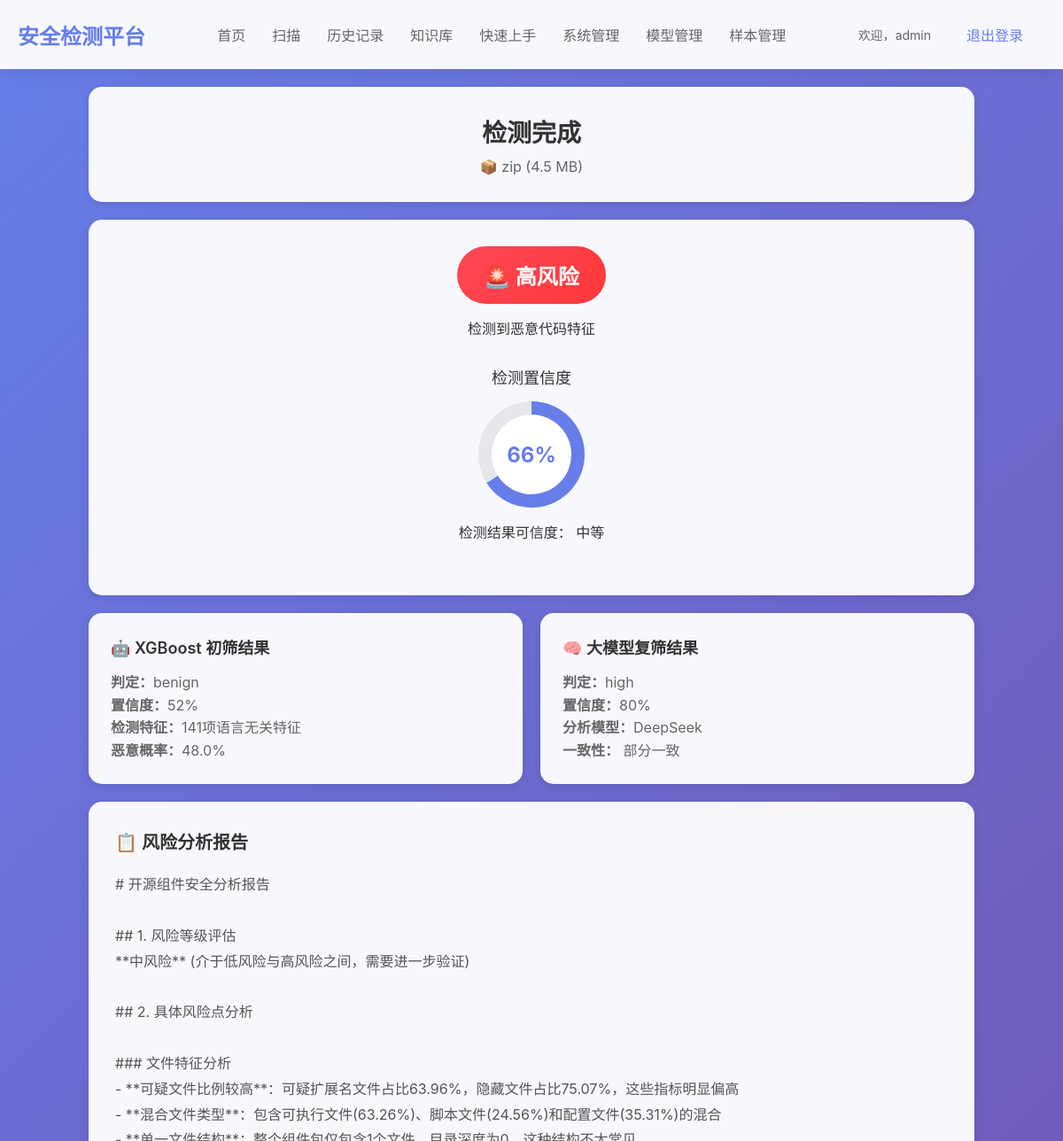
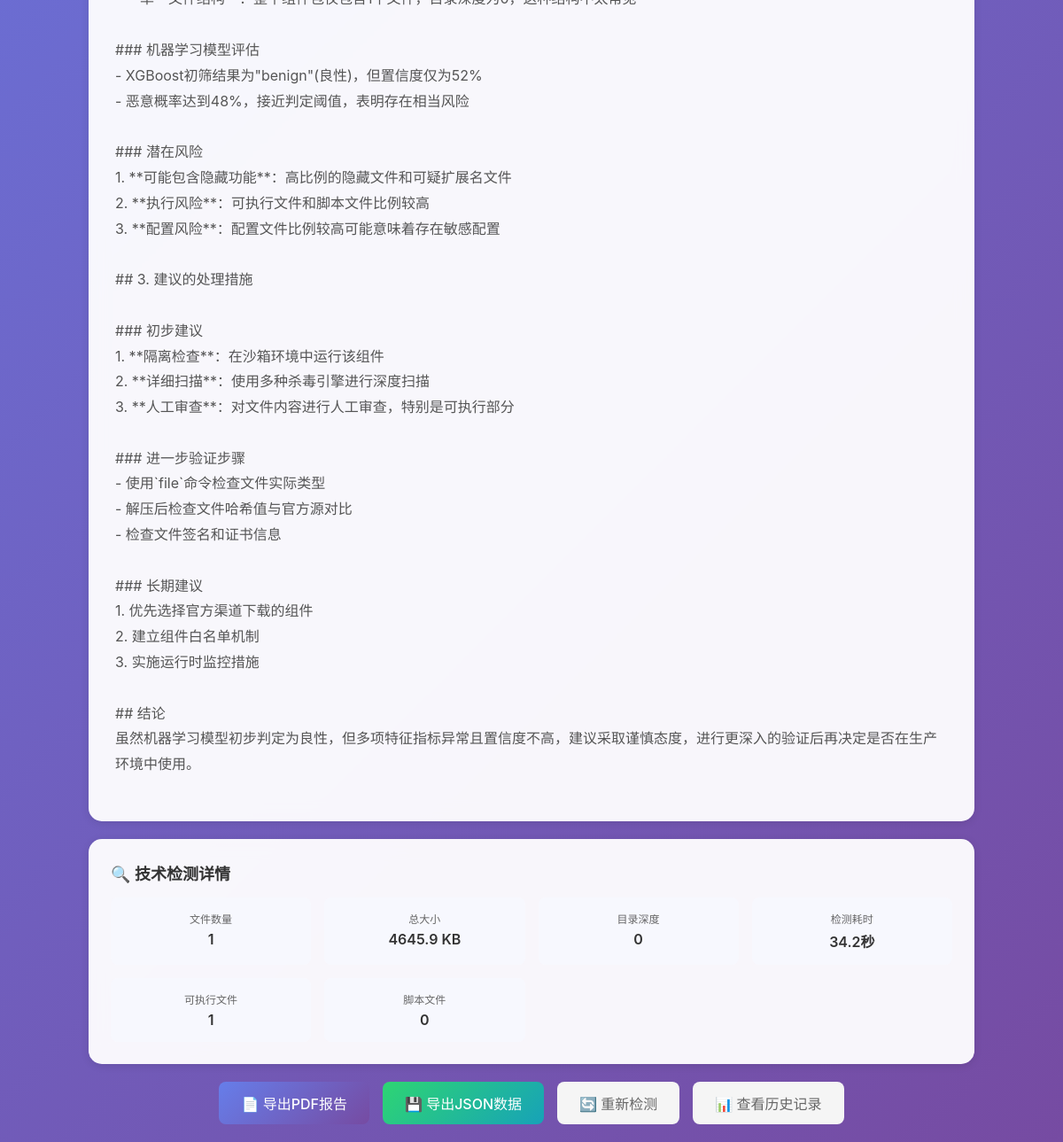
/results/2 (signed in), run on the app's committed database (2 pictures, top to bottom).
### tables this page shows
CREATE TABLE scan_records (
            id INTEGER PRIMARY KEY AUTOINCREMENT,
            user_id INTEGER,
            filename TEXT NOT NULL,
            file_size INTEGER,
            file_hash TEXT,
            scan_status TEXT DEFAULT 'pending',
            risk_level TEXT,
            confidence REAL,
            xgboost_result TEXT,
            llm_result TEXT,
            risk_explanation TEXT,
            scan_time REAL,
            created_at TIMESTAMP DEFAULT CURRENT_TIMESTAMP, package_type TEXT,
            FOREIGN KEY (user_id) REFERENCES users (id)
        );

### app.py (the view)
@app.route('/results/<int:scan_id>')
def results(scan_id):
    if 'user_id' not in session:
        return redirect(url_for('login'))
    conn = sqlite3.connect('security_scanner.db')
    cursor = conn.cursor()
    cursor.execute('''
        SELECT * FROM scan_records
        WHERE id = ? AND user_id = ?
    ''', (scan_id, session['user_id']))
    record = cursor.fetchone()
    if not record:
        flash('扫描记录不存在')
        return redirect(url_for('index'))
    cursor.execute('SELECT feature_data FROM features WHERE scan_id = ?', (scan_id,))
    feature_result = cursor.fetchone()
    features = json.loads(feature_result[0]) if feature_result else {}
    conn.close()
    scan_data = {
        'id': record[0],
        'filename': record[2],
        'file_size': record[3],
        'scan_status': record[5],
        'risk_level': record[6],
        'confidence': record[7] or 0.5,
        'xgboost_result': json.loads(record[8]) if record[8] else {},
        'llm_result': json.loads(record[9]) if record[9] else {},
        'risk_explanation': record[10],
        'scan_time': record[11],
        'created_at': record[12],
        'features': features
    }
    return render_template('results.html', scan_data=scan_data)

### templates/results.html (shortened to what this page needs)
{% extends "base.html" %}
{% block content %}
<div class="results-container">
    <div class="results-header">
        <h1>检测完成</h1>
        <div class="file-info">📦 {{ scan_data.filename }} ({{ "%.1f"|format(scan_data.file_size / 1024 / 1024) }} MB)</div>
    </div>
    <div class="result-summary">
        <div class="threat-level">
            {% if scan_data.risk_level == 'high' %}
                <div class="threat-badge threat-high">🚨 高风险</div>
                <div>检测到恶意代码特征</div>
            {% elif scan_data.risk_level == 'medium' %}
                <div class="threat-badge threat-medium">⚠️ 中等风险</div>
                <div>存在潜在安全隐患</div>
            {% else %}
                <div class="threat-badge threat-low">✅ 低风险</div>
                <div>组件包相对安全</div>
            {% endif %}
        </div>
        <div class="confidence-score">
            <div class="confidence-title">检测置信度</div>
            <div class="confidence-circle">
                <div class="confidence-inner">{{ "%.0f"|format(scan_data.confidence * 100) }}%</div>
            </div>
            <div>检测结果可信度：
                {% if scan_data.confidence >= 0.8 %}高
                {% elif scan_data.confidence >= 0.6 %}中等
                {% else %}较低
                {% endif %}
            </div>
        </div>
    </div>
    <div class="detection-details">
        <div class="detail-card">
            <div class="detail-title">
                🤖 XGBoost 初筛结果
            </div>
            <div class="detail-content">
                <strong>判定：</strong>{{ scan_data.xgboost_result.prediction if scan_data.xgboost_result else 'N/A' }}<br>
                <strong>置信度：</strong>{{ "%.0f"|format(scan_data.xgboost_result.confidence * 100) if scan_data.xgboost_result else 'N/A' }}%<br>
                <strong>检测特征：</strong>141项语言无关特征<br>
                <strong>恶意概率：</strong>{{ "%.1f"|format(scan_data.xgboost_result.malicious_prob * 100) if scan_data.xgboost_result else 'N/A' }}%
            </div>
        </div>
        <div class="detail-card">
            <div class="detail-title">
                🧠 大模型复筛结果
            </div>
            <div class="detail-content">
                <strong>判定：</strong>{{ scan_data.llm_result.risk_level if scan_data.llm_result else 'N/A' }}<br>
                <strong>置信度：</strong>{{ "%.0f"|format(scan_data.llm_result.confidence * 100) if scan_data.llm_result else 'N/A' }}%<br>
                <strong>分析模型：</strong>DeepSeek<br>
                <strong>一致性：</strong>
                {% if scan_data.xgboost_result and scan_data.llm_result %}
                    {% if (scan_data.xgboost_result.prediction == 'malicious' and scan_data.llm_result.risk_level == 'high') or
                          (scan_data.xgboost_result.prediction == 'benign' and scan_data.llm_result.risk_level == 'low') %}
                        高度一致
                    {% else %}
                        部分一致
                    {% endif %}
                {% else %}
                    N/A
                {% endif %}
            </div>
        </div>
    </div>
    {% if scan_data.risk_explanation %}
    <div class="risk-explanation">
        <div class="explanation-title">
            📋 风险分析报告
        </div>
        <div class="explanation-content">{{ scan_data.risk_explanation }}</div>
    </div>
    {% endif %}
    <div class="technical-details">
        <div class="detail-title">
            🔍 技术检测详情
        </div>
        <div class="features-grid">
            <div class="feature-item">
                <div class="feature-label">文件数量</div>
                <div class="feature-value">{{ scan_data.features.file_count|round|int if scan_data.features else 'N/A' }}</div>
            </div>
            <div class="feature-item">
                <div class="feature-label">总大小</div>
                <div class="feature-value">{{ "%.1f"|format(scan_data.features.total_size / 1024) if scan_data.features else 'N/A' }} KB</div>
            </div>
            <div class="feature-item">
                <div class="feature-label">目录深度</div>
                <div class="feature-value">{{ scan_data.features.directory_depth|round|int if scan_data.features else 'N/A' }}</div>
            </div>
            <div class="feature-item">
                <div class="feature-label">检测耗时</div>
                <div class="feature-value">{{ "%.1f"|format(scan_data.scan_time) if scan_data.scan_time else 'N/A' }}秒</div>
            </div>
            <div class="feature-item">
                <div class="feature-label">可执行文件</div>
                <div class="feature-value">{{ scan_data.features.executable_files|round|int if scan_data.features else 'N/A' }}</div>
            </div>
            <div class="feature-item">
                <div class="feature-label">脚本文件</div>
                <div class="feature-value">{{ scan_data.features.script_files|round|int if scan_data.features else 'N/A' }}</div>
            </div>
        </div>
    </div>
    <div class="action-buttons">
        <a href="/download_report/{{ scan_data.id }}/pdf" class="btn btn-primary">📄 导出PDF报告</a>
        <a href="/download_report/{{ scan_data.id }}/json" class="btn btn-success">💾 导出JSON数据</a>
        <a href="/" class="btn btn-secondary">🔄 重新检测</a>
        <a href="/history" class="btn btn-secondary">📊 查看历史记录</a>
         </div>
 </div>
 {% endblock %}

### templates/base.html (style rules this page uses)
* { margin: 0; padding: 0; box-sizing: border-box; }
body { font-family: 'Microsoft YaHei', -apple-system, BlinkMacSystemFont, 'Segoe UI', sans-serif; background: linear-gradient(135deg, #667eea 0%, #764ba2 100%); min-height: 100vh; color: #333; }
.btn { padding: 8px 16px; border: none; border-radius: 6px; text-decoration: none; font-size: 14px; font-weight: 500; cursor: pointer; transition: all 0.3s ease; display: inline-block; }
.btn-primary { background: linear-gradient(135deg, #667eea 0%, #764ba2 100%); color: white; }

### templates/results.html (style rules this page uses)
.results-container { max-width: 1000px; margin: 0 auto; }
.results-header { background: rgba(255, 255, 255, 0.95); backdrop-filter: blur(10px); padding: 30px; border-radius: 15px; box-shadow: 0 2px 10px rgba(0,0,0,0.1); margin-bottom: 20px; text-align: center; }
.results-header h1 { color: #333; margin-bottom: 10px; font-size: 28px; }
.file-info { color: #666; font-size: 16px; }
.result-summary { background: rgba(255, 255, 255, 0.95); backdrop-filter: blur(10px); padding: 30px; border-radius: 15px; box-shadow: 0 2px 10px rgba(0,0,0,0.1); margin-bottom: 20px; }
.threat-level { text-align: center; margin-bottom: 30px; }
.threat-badge { display: inline-block; padding: 15px 30px; border-radius: 50px; font-size: 24px; font-weight: 700; color: white; margin-bottom: 15px; }
.threat-high { background: linear-gradient(135deg, #ff4757 0%, #ff3838 100%); }
.confidence-score { text-align: center; margin-bottom: 30px; }
.confidence-title { color: #333; font-size: 18px; margin-bottom: 15px; }
.confidence-circle { width: 120px; height: 120px; border-radius: 50%; background: #e5e7eb; display: flex; align-items: center; justify-content: center; margin: 0 auto 15px; position: relative; }
.confidence-inner { width: 90px; height: 90px; background: white; border-radius: 50%; display: flex; align-items: center; justify-content: center; font-size: 24px; font-weight: 700; color: #667eea; }
.detection-details { display: grid; grid-template-columns: 1fr 1fr; gap: 20px; margin-bottom: 20px; }
.detail-card { background: rgba(255, 255, 255, 0.95); backdrop-filter: blur(10px); padding: 25px; border-radius: 15px; box-shadow: 0 2px 10px rgba(0,0,0,0.1); }
.detail-title { color: #333; font-size: 18px; font-weight: 600; margin-bottom: 15px; display: flex; align-items: center; gap: 10px; }
.detail-content { color: #666; line-height: 1.6; }
.risk-explanation { background: rgba(255, 255, 255, 0.95); backdrop-filter: blur(10px); padding: 30px; border-radius: 15px; box-shadow: 0 2px 10px rgba(0,0,0,0.1); margin-bottom: 20px; }
.explanation-title { color: #333; font-size: 20px; font-weight: 600; margin-bottom: 20px; display: flex; align-items: center; gap: 10px; }
.explanation-content { color: #555; line-height: 1.8; font-size: 16px; margin-bottom: 20px; white-space: pre-wrap; }
.technical-details { background: rgba(255, 255, 255, 0.95); backdrop-filter: blur(10px); padding: 25px; border-radius: 15px; box-shadow: 0 2px 10px rgba(0,0,0,0.1); margin-bottom: 20px; }
.features-grid { display: grid; grid-template-columns: repeat(auto-fit, minmax(200px, 1fr)); gap: 15px; margin-top: 15px; }
.feature-item { background: rgba(248, 249, 255, 0.8); padding: 15px; border-radius: 8px; text-align: center; }
.feature-label { color: #666; font-size: 12px; margin-bottom: 5px; }
.feature-value { color: #333; font-size: 16px; font-weight: 600; }
.action-buttons { display: flex; gap: 15px; justify-content: center; flex-wrap: wrap; }
.btn { padding: 12px 25px; border: none; border-radius: 8px; font-size: 16px; cursor: pointer; transition: all 0.3s ease; text-decoration: none; display: inline-block; }
.btn-primary { background: linear-gradient(135deg, #667eea 0%, #764ba2 100%); color: white; }
.btn-success { background: linear-gradient(135deg, #2ed573 0%, #17a2b8 100%); color: white; }
.btn-secondary { background: #f5f5f5; color: #666; }

### data on the page
scan_records: filename "zip", scan_data.file_size/1024/1024 "4.5", scan_data.confidence*100 "66", llm_result "high", risk_explanation "# 开源组件安全分析报告 ## 1. 风险等级评估 **中风险** (介于低风险与高风险之间，需要进一步验证) ## 2. 具体风险点分析 ### 文件特征分析 - **可疑文件比例较高**：可疑扩展名文件占比63.96%，隐藏文件占比75.07%，这些指标明显偏高 - **混合文件类型**：包含可执行文件(63.26%)、脚本文件(24.56%)和配置文件(35.31%)的混合 - **单一文件结构**：整个组件包仅包含1个文件，目录深度为0，这种结构不太常见 ### 机器学习模型评估 - XGBoost初筛结果为\"benign\"(良性)，但置信度仅为52% - 恶意概率达到48%，接近判定阈值，表明存在相当风险 ### 潜在风险 1. **可能包含隐藏功能**：高比例的隐藏文件和可疑扩展名文件 2. **执行风险**：可执行文件和脚本文件比例较高 3. **配置风险**：配置文件比例较高可能意味着存在敏感配置 ## 3. 建议的处理措施 ### 初步建议 1. **隔离检查**：在沙箱环境中运行该组件 2. **详细扫描**：使用多种杀毒引擎进行深度扫描 3. **人工审查**：对文件内容进行人工审查，特别是可执行部分 ### 进一步验证步骤 - 使用`file`命令检查文件实际类型 - 解压后检查文件哈希值与官方源对比 - 检查文件签名和证书信息 ### 长期建议 1. 优先选择官方渠道下载的组件 2. 建立组件白名单机制 3. 实施运行时监控措施 ## 结论…", scan_time "34.2"

### other printed values
{{ session.username }} "admin"
